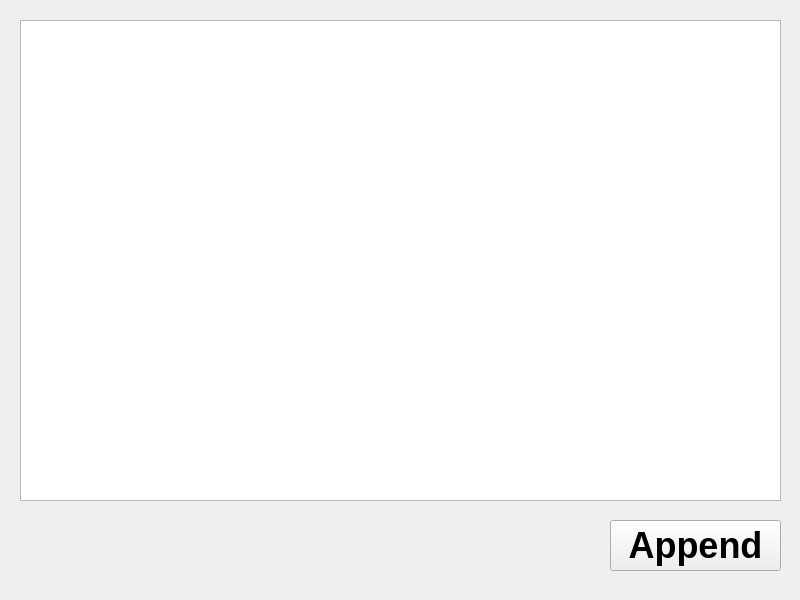
<?xml version="1.0" encoding="UTF-8"?>
<ui version="4.0">
 <class>MainWindow</class>
 <widget class="QMainWindow" name="MainWindow">
  <property name="geometry">
   <rect>
    <x>0</x>
    <y>0</y>
    <width>800</width>
    <height>600</height>
   </rect>
  </property>
  <property name="windowTitle">
   <string>MainWindow</string>
  </property>
  <widget class="QWidget" name="centralwidget">
   <widget class="QPushButton" name="app">
    <property name="geometry">
     <rect>
      <x>610</x>
      <y>520</y>
      <width>171</width>
      <height>51</height>
     </rect>
    </property>
    <property name="font">
     <font>
      <pointsize>27</pointsize>
      <weight>75</weight>
      <bold>true</bold>
     </font>
    </property>
    <property name="text">
     <string>Append</string>
    </property>
   </widget>
   <widget class="QTableWidget" name="tableWidget">
    <property name="geometry">
     <rect>
      <x>20</x>
      <y>20</y>
      <width>761</width>
      <height>481</height>
     </rect>
    </property>
   </widget>
  </widget>
 </widget>
 <resources/>
 <connections/>
</ui>
